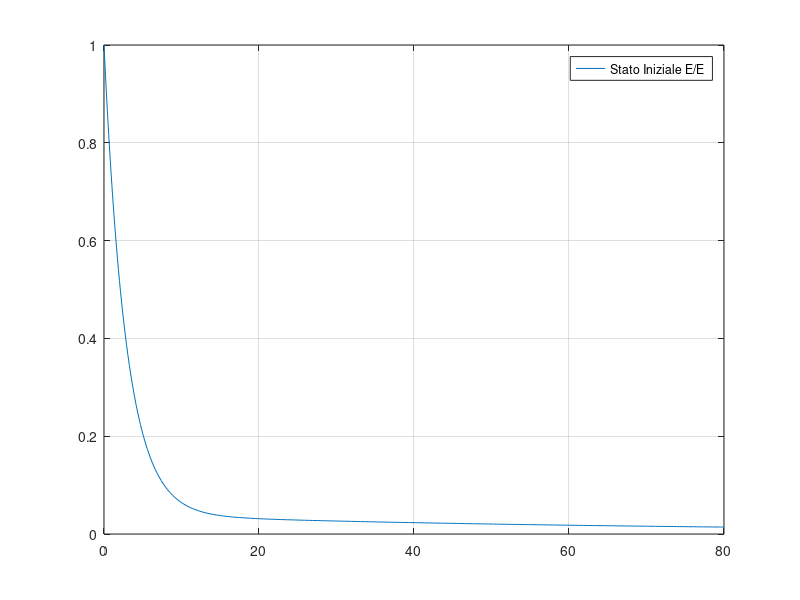
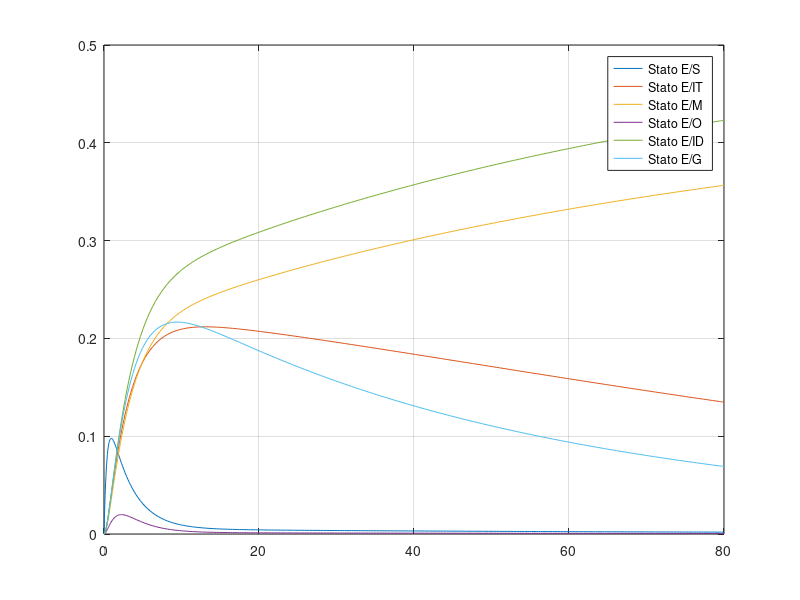

Write MATLAB code to recreate these figures, in order.
clear all

x0=[1,0,0,0,0,0,0];

tf =80;

a = 1/3;
b = 1/4;
l = 1/4;
p = 1/30;
m = 1/3;

fg = @(t,x) [ -a*x(1)+0.5*p*x(3)+p*x(7);
              -(5*b+3*a+l)*x(2)+a*x(1);
              -0.5*p*x(3)+(a+b)*x(2);
              (b+l)*x(2)+l*x(5);
              -(l+2*m)*x(5)+b*x(2);
              (a+b)*x(2)+m*x(5);
              -p*x(7)+(a+b)*x(2)+m*x(5)];

[t,x]=ode45(fg,[0,tf],x0);

figure(1)
plot(t,x(:,1))
grid on
legend('Stato Iniziale E/E')

figure(2)
plot(t,x(:,2))
hold on
plot(t,x(:,3))
plot(t,x(:,4))
plot(t,x(:,5))
plot(t,x(:,6))
plot(t,x(:,7))
grid on
legend('Stato E/S','Stato E/IT','Stato E/M','Stato E/O','Stato E/ID','Stato E/G')

